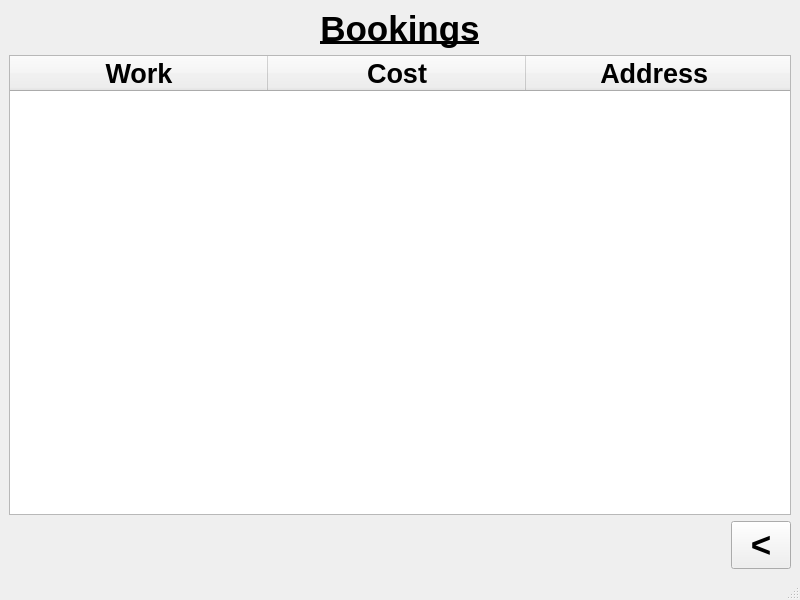
<?xml version="1.0" encoding="UTF-8"?>
<ui version="4.0">
 <class>MainWindow</class>
 <widget class="QMainWindow" name="MainWindow">
  <property name="geometry">
   <rect>
    <x>0</x>
    <y>0</y>
    <width>800</width>
    <height>600</height>
   </rect>
  </property>
  <property name="windowTitle">
   <string>MainWindow</string>
  </property>
  <widget class="QWidget" name="centralwidget">
   <layout class="QGridLayout" name="gridLayout">
    <item row="1" column="0" colspan="4">
     <widget class="QTableWidget" name="tableWidget">
      <property name="sizeAdjustPolicy">
       <enum>QAbstractScrollArea::AdjustToContents</enum>
      </property>
      <attribute name="horizontalHeaderCascadingSectionResizes">
       <bool>false</bool>
      </attribute>
      <attribute name="horizontalHeaderDefaultSectionSize">
       <number>258</number>
      </attribute>
      <attribute name="horizontalHeaderStretchLastSection">
       <bool>true</bool>
      </attribute>
      <column>
       <property name="text">
        <string>Work</string>
       </property>
       <property name="font">
        <font>
         <pointsize>20</pointsize>
         <weight>75</weight>
         <bold>true</bold>
        </font>
       </property>
      </column>
      <column>
       <property name="text">
        <string>Cost</string>
       </property>
       <property name="font">
        <font>
         <pointsize>20</pointsize>
         <weight>75</weight>
         <bold>true</bold>
        </font>
       </property>
      </column>
      <column>
       <property name="text">
        <string>Address </string>
       </property>
       <property name="font">
        <font>
         <pointsize>20</pointsize>
         <weight>75</weight>
         <bold>true</bold>
        </font>
       </property>
      </column>
     </widget>
    </item>
    <item row="2" column="3">
     <widget class="QPushButton" name="pushButton_back">
      <property name="maximumSize">
       <size>
        <width>60</width>
        <height>60</height>
       </size>
      </property>
      <property name="font">
       <font>
        <pointsize>26</pointsize>
        <weight>75</weight>
        <bold>true</bold>
       </font>
      </property>
      <property name="text">
       <string>&lt;</string>
      </property>
     </widget>
    </item>
    <item row="2" column="0">
     <spacer name="horizontalSpacer">
      <property name="orientation">
       <enum>Qt::Horizontal</enum>
      </property>
      <property name="sizeHint" stdset="0">
       <size>
        <width>40</width>
        <height>20</height>
       </size>
      </property>
     </spacer>
    </item>
    <item row="0" column="0" colspan="4">
     <widget class="QLabel" name="label">
      <property name="font">
       <font>
        <pointsize>48</pointsize>
        <weight>75</weight>
        <bold>true</bold>
       </font>
      </property>
      <property name="text">
       <string>&lt;html&gt;&lt;head/&gt;&lt;body&gt;&lt;p align=&quot;center&quot;&gt;&lt;span style=&quot; font-size:26pt; font-weight:600;&quot;/&gt;&lt;span style=&quot; font-size:26pt; font-weight:600; text-decoration: underline;&quot;&gt;Bookings&lt;/span&gt;&lt;/p&gt;&lt;/body&gt;&lt;/html&gt;</string>
      </property>
     </widget>
    </item>
   </layout>
  </widget>
  <widget class="QMenuBar" name="menubar">
   <property name="geometry">
    <rect>
     <x>0</x>
     <y>0</y>
     <width>800</width>
     <height>29</height>
    </rect>
   </property>
  </widget>
  <widget class="QStatusBar" name="statusbar"/>
 </widget>
 <tabstops>
  <tabstop>tableWidget</tabstop>
 </tabstops>
 <resources/>
 <connections/>
</ui>
